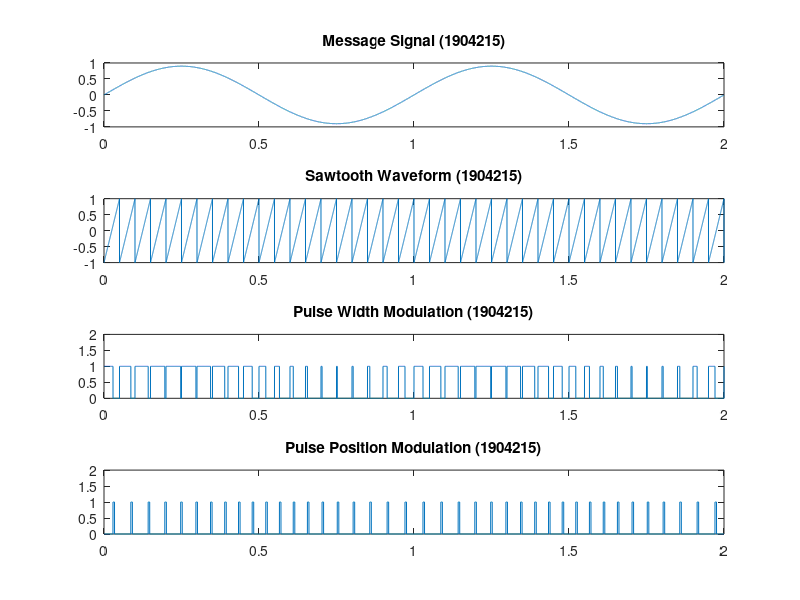

This figure's MATLAB source:
%Octave Implementation

clc;
clear all;
close all
pkg load signal;

t=0:0.0001:2;
f1=1; % msg frequency
f2=20; % sawtooth frequency

mssg=0.9*sin(2*pi*f1*t);
subplot(4,1,1);
plot(t,mssg);
title('Message Signal (1904215)')

%generation of sawtooth
sa = sawtooth(2*pi*f2*t);
subplot(4,1,2);
plot(t,sa)
title('Sawtooth Waveform (1904215)')

%Pulse Width Modulation
pwm=(mssg>sa);
subplot(4,1,3);
plot(t,pwm)
axis([min(t),max(t),0,2])
title('Pulse Width Modulation (1904215)')

%%PPM generation
x1=~pwm; %inverter output
y1=diff(x1); % differentiator output
ppm=zeros(1,length(y1));
k=1;
while k<length(y1)
if y1(1,k) ==1
ppm(1,k:k+49)=ones(1,50); %pulse of width 50*0.0001=0.005 sec
k=k+49;
else k=k+1;
endif
endwhile
subplot(4,1,4)
plot(0:0.0001:1.9999,ppm)
axis([min(t),max(t),0,2])
title('Pulse Position Modulation (1904215)');
